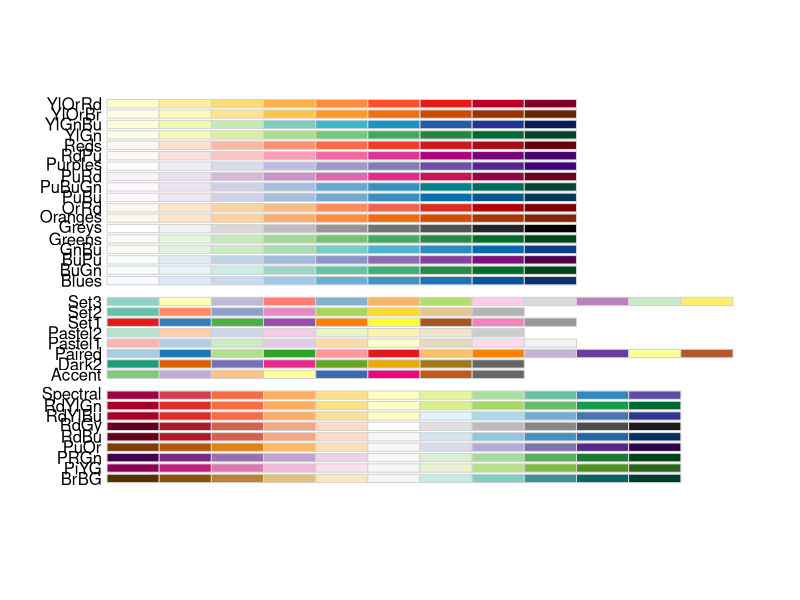
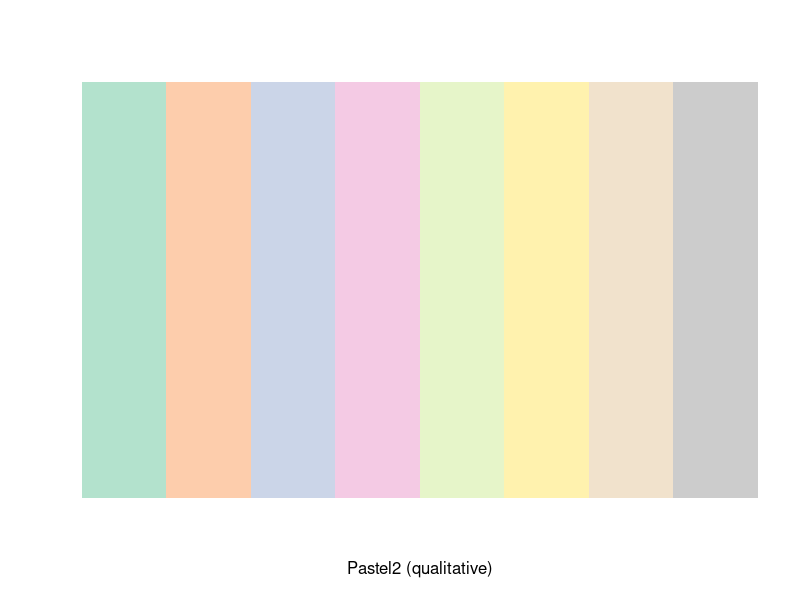
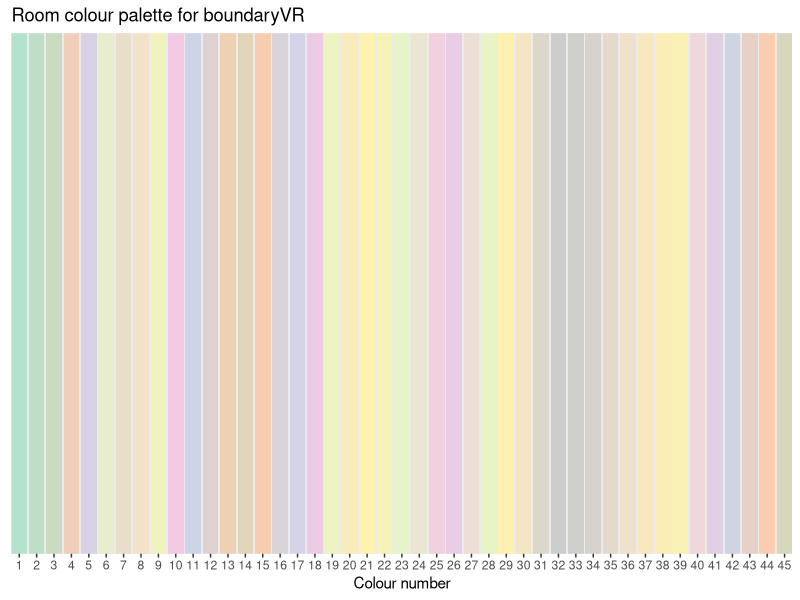
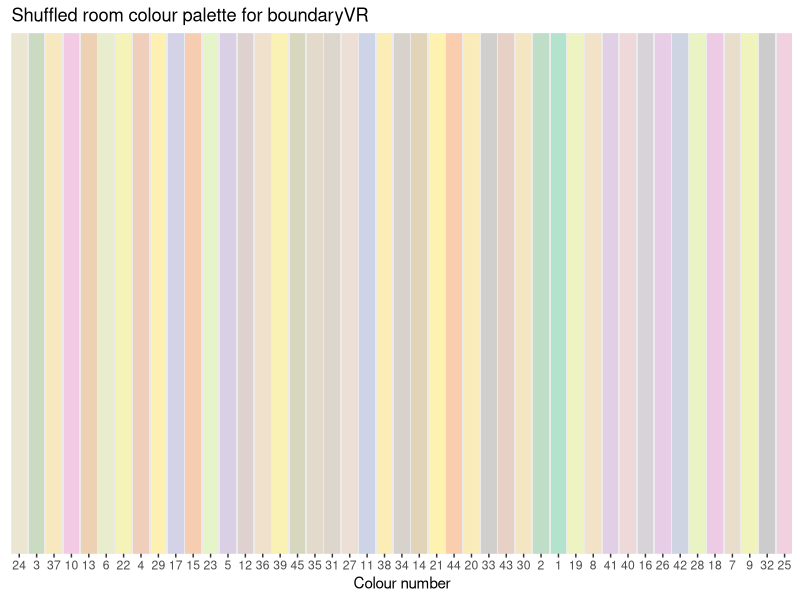

These charts were generated, in order, by the following R code:
## ---- chunk 1
knitr::opts_chunk$set(echo = TRUE)

room_num <- 45
## ---- chunk 2
# Libraries
library(RColorBrewer)
library(ggplot2)
library(knitr)
## ---- chunk 3
display.brewer.all()
## ---- chunk 4
display.brewer.pal(n = 8, name = 'Pastel2')
## ---- chunk 5
# Get base colours 
base_colours <- brewer.pal(8, 'Pastel2')

# Interpolate colours and bind to df
colour_df <- data.frame(num     = as.factor(1:room_num),
                        hexcode = colorRampPalette(base_colours)(room_num), 
                        stringsAsFactors=FALSE)
## ---- chunk 6
# Add a value for plotting
ggplot(colour_df, aes(x = num, y = 1, fill = hexcode)) + 
  geom_bar(stat = "identity", show.legend = FALSE) + 
  scale_fill_manual("legend", values = colour_df$hexcode)+
  coord_cartesian(expand = FALSE) +
  labs(title = 'Room colour palette for boundaryVR', x = 'Colour number') +
  theme(legend.position = "none",
        panel.grid = element_blank(),
        axis.title.y = element_blank(),
        axis.text.y = element_blank(),
        axis.ticks.y = element_blank())
## ---- chunk 7
kable(colour_df)
## ---- chunk 8
set.seed(13)

shuffle <- sample(room_num)

colour_df$num <- factor(colour_df$num, levels = shuffle)
## ---- chunk 9
# Add a value for plotting
ggplot(colour_df, aes(x = num, y = 1, fill = hexcode)) + 
  geom_bar(stat = "identity", show.legend = FALSE) + 
  scale_fill_manual("legend", values = colour_df$hexcode)+
  coord_cartesian(expand = FALSE) +
  labs(title = 'Shuffled room colour palette for boundaryVR', x = 'Colour number') +
  theme(legend.position = "none",
        panel.grid = element_blank(),
        axis.title.y = element_blank(),
        axis.text.y = element_blank(),
        axis.ticks.y = element_blank())
## ---- chunk 10
write.table(data.frame(shuffle - 1), file = 'material_index.txt', row.names = FALSE, col.names = FALSE, quote = FALSE)
